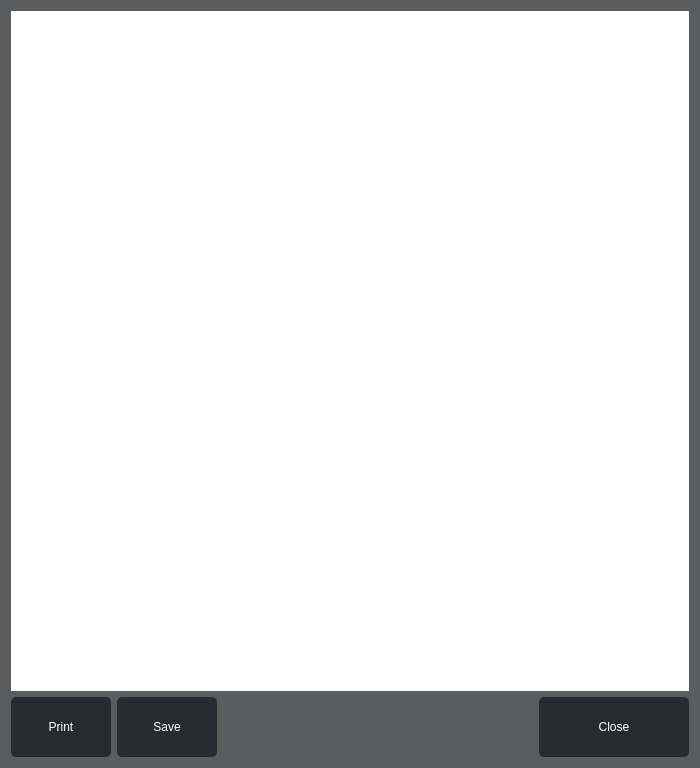
<?xml version="1.0" encoding="UTF-8"?>
<ui version="4.0">
 <class>OutputClass</class>
 <widget class="QWidget" name="OutputClass">
  <property name="geometry">
   <rect>
    <x>0</x>
    <y>0</y>
    <width>700</width>
    <height>768</height>
   </rect>
  </property>
  <property name="sizePolicy">
   <sizepolicy hsizetype="Fixed" vsizetype="Preferred">
    <horstretch>0</horstretch>
    <verstretch>0</verstretch>
   </sizepolicy>
  </property>
  <property name="windowTitle">
   <string>RF Intermodulation Output</string>
  </property>
  <property name="styleSheet">
   <string notr="true">QWidget#OutputClass{
	background-color: #5a5c5e   ;
}

QLabel{
	Font: 14pt &quot;Arial&quot;;
	color: white;
}

QPushButton{
	font: 14pt &quot;Arial&quot;;
	color: white;
	background-color: #282c30    ;
	border-radius: 5px;
}
QPushButton::pressed{
	background-color: #577590; 
}

QLineEdit{
	font: 14pt &quot;Arial&quot;;
	background-color: #282c30    ;
	border-radius: 5px;
	color: white;
	padding-left: 10;
}

QComboBox{
	font: 14pt &quot;Arial&quot;;
	color: white;
	background-color: #282c30    ;
	border-radius: 5px;
	padding-left: 30px;
}

QComboBox::drop-down{
	width: 20;
}

QMessageBox {
	background-color: #0D1218;
	Font: 14pt &quot;Arial&quot;;
}
QMessageBox QPushButton {
	font: 14pt &quot;Arial&quot;;
	color: white;
	background-color: #1e2733    ;
	border-radius: 5px;
	height: 40;
	width: 100;
}

/*TABLE VIEW */
QTableView{
	border-radius: 8;
	background-color: #3f464d   ;
	Font: 14pt;
	color: white;
	gridline-color: #1C2321;
}

QTableView:item:selected:focus {background-color: #577590 ;}
QTableView:item:selected {background-color: #577590 ;}

QTableView QTableCornerButton::section {
	border-top-left-radius: 8;
	background-color: #5F6366;
}

QHeaderView::section {
	background-color: #282c30   ;
	color: white;
	font: Bold 14pt;
	padding: 5;
	padding-left: 4px;
	border: 1px solid #6c6c6c;
}
QHeaderView::section:checked
{
	background-color:#0D1218   ;
}

</string>
  </property>
  <layout class="QGridLayout" name="gridLayout">
   <item row="1" column="2">
    <spacer name="horizontalSpacer">
     <property name="orientation">
      <enum>Qt::Horizontal</enum>
     </property>
     <property name="sizeHint" stdset="0">
      <size>
       <width>311</width>
       <height>20</height>
      </size>
     </property>
    </spacer>
   </item>
   <item row="0" column="0" colspan="4">
    <widget class="QTextBrowser" name="htmlView">
     <property name="frameShape">
      <enum>QFrame::NoFrame</enum>
     </property>
     <property name="frameShadow">
      <enum>QFrame::Plain</enum>
     </property>
     <property name="lineWidth">
      <number>0</number>
     </property>
     <property name="horizontalScrollBarPolicy">
      <enum>Qt::ScrollBarAlwaysOff</enum>
     </property>
    </widget>
   </item>
   <item row="1" column="0">
    <widget class="QPushButton" name="printButton">
     <property name="minimumSize">
      <size>
       <width>100</width>
       <height>60</height>
      </size>
     </property>
     <property name="text">
      <string>Print</string>
     </property>
    </widget>
   </item>
   <item row="1" column="1">
    <widget class="QPushButton" name="saveButton">
     <property name="minimumSize">
      <size>
       <width>100</width>
       <height>60</height>
      </size>
     </property>
     <property name="text">
      <string>Save</string>
     </property>
    </widget>
   </item>
   <item row="1" column="3">
    <widget class="QPushButton" name="closeButton">
     <property name="minimumSize">
      <size>
       <width>150</width>
       <height>60</height>
      </size>
     </property>
     <property name="text">
      <string>Close</string>
     </property>
    </widget>
   </item>
  </layout>
 </widget>
 <layoutdefault spacing="6" margin="11"/>
 <resources/>
 <connections/>
</ui>
